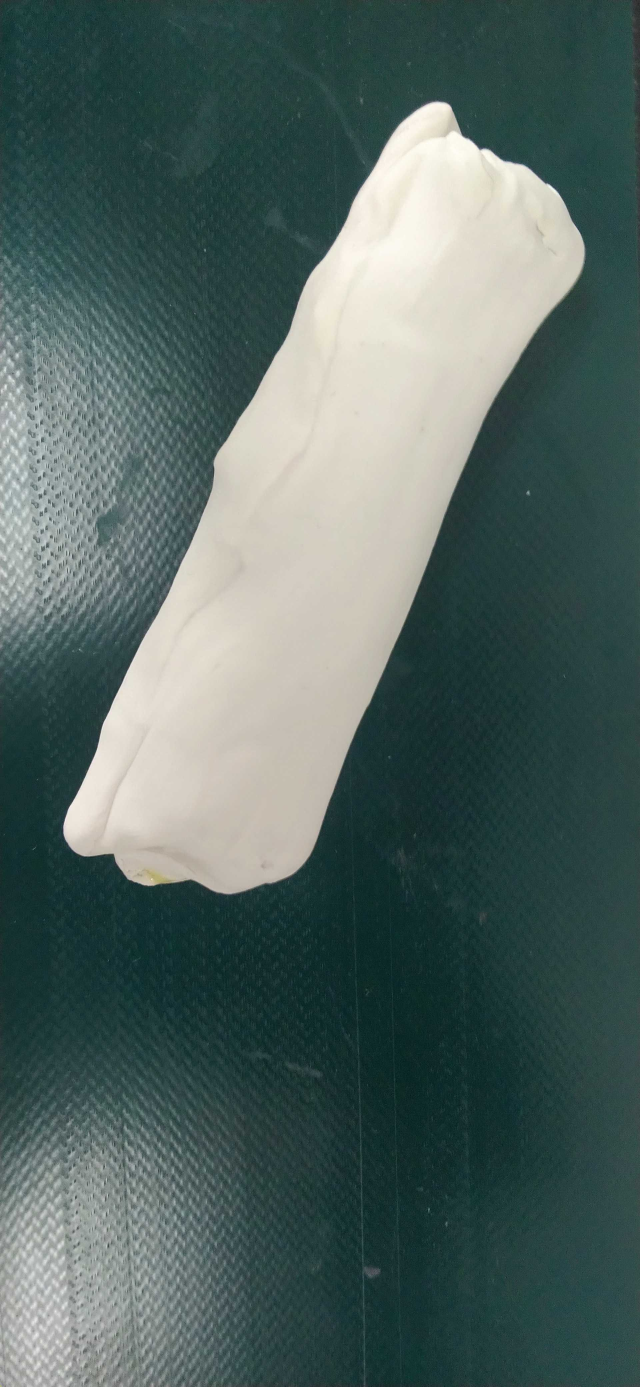
#> input picture img/img_very_clean.jpg, 1920 x 4160 px, found by its file name (shown at 1/3 size)
$ jupyter execute test_detect.ipynb   (shell and % lines are left out)
#> lines starting #> are read from the running program, lines starting #| are printed output that depends on the picture; after the words box and inside, x2 and y2 are one past the last pixel; in counts of white or black regions, pixels touching at a corner belong together
# **Helper**

[cell 1]
import cv2
import numpy as np
import matplotlib.pyplot as plt
from pathlib import Path
import json, time, os
import paho.mqtt.client as mqtt

plt.rcParams["figure.figsize"] = (6, 6)

def show(title, img, cmap=None):
    """Display image via matplotlib; accepts BGR or grayscale."""
    plt.figure()
    plt.title(title)
    if img.ndim == 2:
        plt.imshow(img, cmap=cmap or "gray")
    else:
        plt.imshow(cv2.cvtColor(img, cv2.COLOR_BGR2RGB))
    plt.axis("off")
    plt.show()

# **Config**

[cell 2]
# === User-configurable parameters ===
IMG_PATH = "/home/drasogun/DraSoGun/Work/Fibo/Project/img/img_very_clean.jpg"  # change to your test image

PIXELS_PER_CM = 19.23

# Dough HSV heuristics (white/desaturated + bright)
S_MAX_WHITE = 40
V_MIN_WHITE = 190

# Background hue auto-veto (robust to local background color)
BG_S_MIN = 45
BG_H_BAND = 15

# Area / shape thresholds
MIN_DOUGH_AREA = 1200     # px
MAX_AREA_FRAC = 0.45      # max fraction of image to consider (avoid full-frame blobs)
BOX_FILL_MIN = 0.30       # area/(w*h) minimal (avoid long thin shapes)
MIN_CONTAM_AREA = 60      # contaminant min area px  (increased to avoid tiny texture noise)

# Morphology / processing
KERNEL_SIZE = 5
BH_KERNEL = 9             # black-hat kernel size (odd)
K_SIGMA = 3.0             # threshold t = mu + K_SIGMA * sigma (increased to be more conservative)

# Interior margin (remove border shading/noise)
PIXEL_MARGIN_MIN = 8
MARGIN_FRAC = 0.4         # multiplier of PIXELS_PER_CM for margin_px

# --- NEW: color/intensity checks to reduce false positives ---
DELTA_AB_MIN = 10.0       # Δab threshold; raised to reduce color-noise false positives
DELTA_L_MIN = 18.0        # require this drop in L (interior L - spot L) to accept dark spots on white dough
BH_MEAN_FACTOR = 1.0      # require mean_blackhat >= mu + BH_MEAN_FACTOR * sigma (stricter)
BH_MEAN_MIN = 10.0        # and also >= BH_MEAN_MIN absolute
SOLIDITY_MIN = 0.55       # require area/convex_hull_area >= SOLIDITY_MIN to reject thin/noise

# --- Border and containment tightening ---
BORDER_MARGIN_PX = 12     # pixels from image edge considered as border-touch veto
MIN_INSIDE_RATIO = 0.90   # require at least this fraction of contour area inside safe-zone

# --- Candidate geometry/color constraints (new) ---
CANDIDATE_SOLIDITY_MIN = 0.85   # dough should be fairly solid
MIN_ASPECT_RATIO = 0.35        # min(min(w,h)/max(w,h)) to avoid long thin strips

# Load image
img_path = Path(IMG_PATH)
assert img_path.exists(), f"Image not found: {IMG_PATH}"
img_bgr = cv2.imread(str(img_path), cv2.IMREAD_COLOR)
#> img_bgr is the input picture: shape (4160, 1920, 3); mean B, G, R 97.9, 101.7, 83
assert img_bgr is not None, "Failed to read image"
show("Original", img_bgr)

# **Mask**

[cell 3]
hsv = cv2.cvtColor(img_bgr, cv2.COLOR_BGR2HSV)
H, S, V = cv2.split(hsv)

# 1) Candidate "dough" by low saturation and high value
white_mask = ((S < S_MAX_WHITE) & (V > V_MIN_WHITE)).astype(np.uint8) * 255
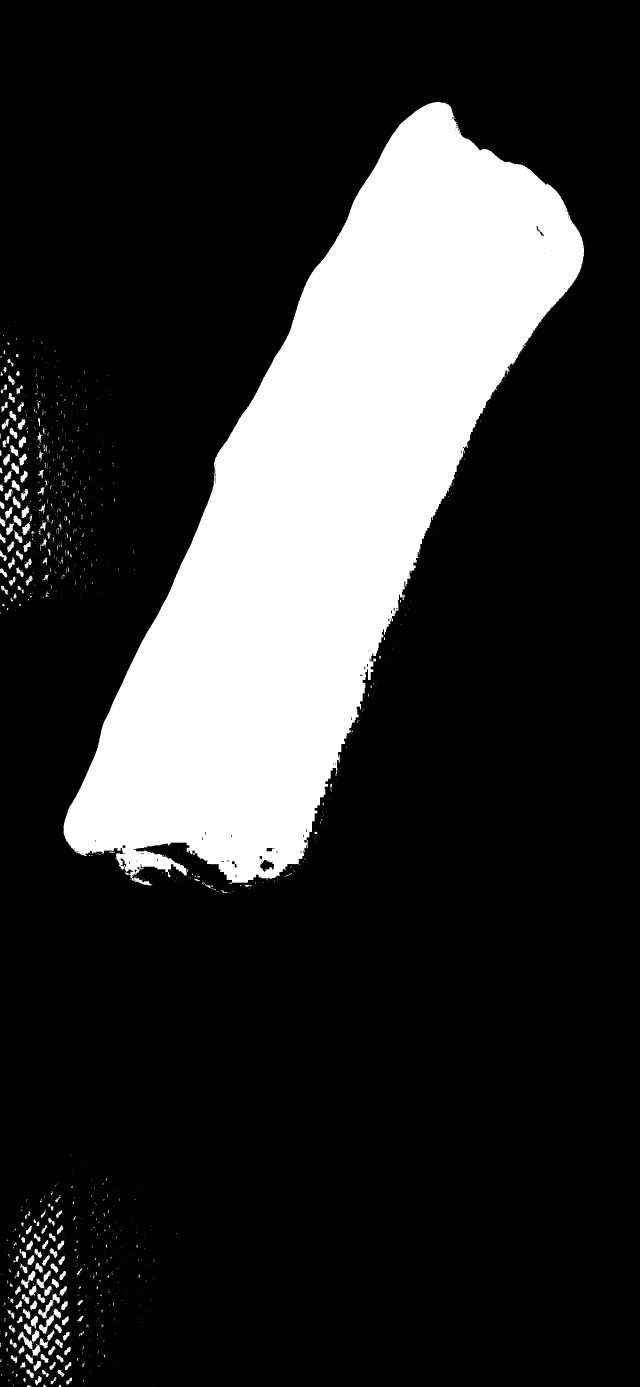
#> white_mask: shape (4160, 1920) (shown at 1/3 size); 19.9% white; 1173 white regions (923 under 20 px), largest, box (x1, y1, x2, y2) and area: (191, 306, 1752, 2656) 1539553, (114, 3880, 180, 3955) 1180, (116, 3944, 162, 4002) 894
show("white_mask (S<V_max & V>V_min)", white_mask, cmap="gray")

# 2) Estimate background hue from image border and veto similar hue
h_img, w_img = white_mask.shape
edge = max(10, int(min(h_img, w_img) * 0.06))
bg_mask = np.zeros_like(white_mask)
bg_mask[:edge, :] = 255
bg_mask[-edge:, :] = 255
bg_mask[:, :edge] = 255
bg_mask[:, -edge:] = 255
bg_mask = cv2.erode(bg_mask, np.ones((9,9), np.uint8))

bg_h_vals = H[(bg_mask > 0) & (S > BG_S_MIN)]
bg_h = int(np.median(bg_h_vals)) if bg_h_vals.size else 0
#> bg_h = 88

# robust circular hue difference
dh = np.abs(H.astype(int) - int(bg_h))
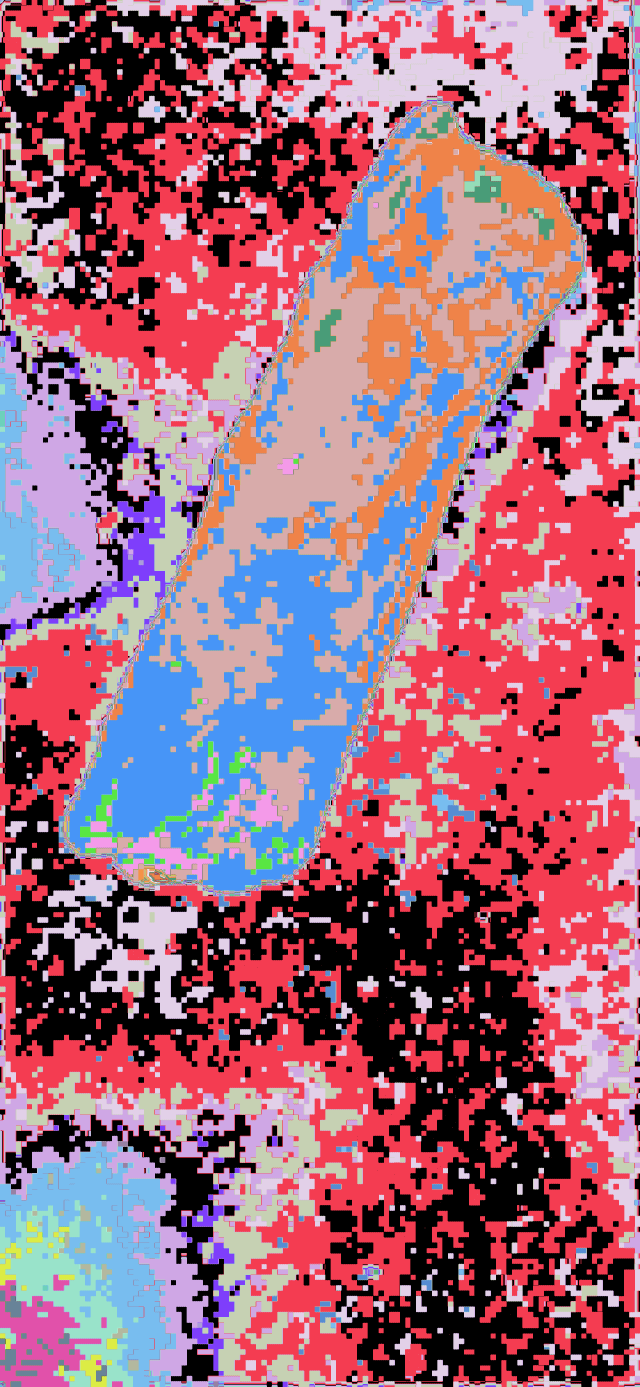
#> dh: shape (4160, 1920) int64 (shown at 1/3 size); 90 distinct labels, from 0 to 90; one colour per label, 0 black
dh = np.minimum(dh, 180 - dh)
bg_color_mask = ((dh <= BG_H_BAND) & (S > BG_S_MIN)).astype(np.uint8) * 255
show(f"bg_color_mask (auto hue ≈ {bg_h})", bg_color_mask, cmap="gray")

# 3) Final dough mask = white mask AND NOT background-color
dough_mask = cv2.bitwise_and(white_mask, cv2.bitwise_not(bg_color_mask))

# 4) Morphological cleanup
kernel = np.ones((KERNEL_SIZE, KERNEL_SIZE), np.uint8)
dough_mask_clean = cv2.morphologyEx(dough_mask, cv2.MORPH_CLOSE, kernel)
dough_mask_clean = cv2.morphologyEx(dough_mask_clean, cv2.MORPH_OPEN, kernel)
show("dough_mask_clean", dough_mask_clean, cmap="gray")

[cell 4]
# Helpers: safe-zone and border checks
def build_safe_zone(shape, margin_px):
    h, w = shape
    sz = np.zeros((h, w), np.uint8)
    cv2.rectangle(sz, (margin_px, margin_px), (w - margin_px - 1, h - margin_px - 1), 255, -1)
    return sz

def touches_image_border_mask(mask_bin, erode_px=2):
    """Return True if the (eroded) mask touches the true image border."""
    k = np.ones((3,3), np.uint8)
    m = cv2.erode(mask_bin, k, iterations=max(0, erode_px))
    h, w = m.shape
    return bool(np.any(m[0,:]) or np.any(m[-1,:]) or np.any(m[:,0]) or np.any(m[:,-1]))

def border_checks_for_contour(contour, mask_shape, margin_px):
    """Return (inside_ratio, touch).
    touch True if contour clearly touches/approaches image border (by mask erosion or bbox proximity).
    inside_ratio is fraction of contour area inside the inner safe-zone (1 - margin).
    """
    h, w = mask_shape
    m = np.zeros(mask_shape, np.uint8)
    cv2.drawContours(m, [contour], -1, 255, -1)

    # direct bbox proximity test: if bounding box meets the outer margin, consider touching
    x, y, bw, bh = cv2.boundingRect(contour)
    touch_by_bbox = (x <= margin_px) or (y <= margin_px) or (x + bw >= w - margin_px) or (y + bh >= h - margin_px)

    # eroded mask test (robust to thin connections): erosion amount scales with margin
    erode_px = max(1, min(6, margin_px // 3))
    touch_by_mask = touches_image_border_mask(m, erode_px=erode_px)

    safe = build_safe_zone(mask_shape, margin_px)
    inside = cv2.bitwise_and(m, safe)
    area_all = cv2.countNonZero(m) + 1e-6
    inside_ratio = cv2.countNonZero(inside) / area_all

    touch = bool(touch_by_mask or touch_by_bbox)
    return inside_ratio, touch

# **Find candidate dough**

[cell 5]
h_img, w_img = dough_mask_clean.shape
img_area = h_img * w_img
contours, _ = cv2.findContours(dough_mask_clean, cv2.RETR_EXTERNAL, cv2.CHAIN_APPROX_SIMPLE)
#> contours = 197 contours, 7 with area under 20; largest, box (x1, y1, x2, y2) and area: (191, 306, 1752, 2656) 1539493, (54, 3992, 118, 4047) 1258, (117, 3926, 183, 4001) 1258, (115, 3882, 179, 3955) 1103, (96, 4014, 144, 4067) 880

found_dough = False
c_dough = None
reason = "no contour"
chosen_reason = reason
best_score = -1.0

for c in contours:
    area = cv2.contourArea(c)
    if area < MIN_DOUGH_AREA:
        reason = "too small"; continue
    if area > MAX_AREA_FRAC * img_area:
        reason = "too large"; continue
    x, y, w, h = cv2.boundingRect(c)
    box_fill = area / (w * h + 1e-6)
    if box_fill < BOX_FILL_MIN:
        reason = f"box_fill low ({box_fill:.2f})"; continue

    # stricter containment / border checks
    inside_ratio, touch = border_checks_for_contour(c, dough_mask_clean.shape, BORDER_MARGIN_PX)
    if touch:
        reason = f"touches border (bbox/mask)"; continue
    if inside_ratio < MIN_INSIDE_RATIO:
        reason = f"inside_ratio low ({inside_ratio:.2f})"; continue

    # ensure candidate is desaturated & bright as expected for dough
    mask_c = np.zeros_like(dough_mask_clean, dtype=np.uint8)
    cv2.drawContours(mask_c, [c], -1, 255, thickness=cv2.FILLED)
    cnt_pixels = np.count_nonzero(mask_c)
    if cnt_pixels == 0:
        reason = "empty mask"; continue
    mean_S = float(np.mean(S[mask_c > 0]))
    mean_V = float(np.mean(V[mask_c > 0]))
    if not (mean_S <= S_MAX_WHITE and mean_V >= V_MIN_WHITE):
        reason = f"color mismatch (S={mean_S:.1f},V={mean_V:.1f})"; continue

    # geometric checks: avoid long thin strips and require high solidity for dough
    aspect = min(w, h) / (max(w, h) + 1e-6)
    hull = cv2.convexHull(c)
    hull_area = cv2.contourArea(hull) + 1e-6
    solidity = area / hull_area
    if aspect < MIN_ASPECT_RATIO:
        reason = f"aspect low ({aspect:.2f})"; continue
    if solidity < CANDIDATE_SOLIDITY_MIN:
        reason = f"solidity low ({solidity:.2f})"; continue

    # Veto if candidate's color/hue matches estimated background (likely a bright background strip)
    mean_H = float(np.mean(H[mask_c > 0]))
    dhc = abs(int(mean_H) - int(bg_h))
    dhc = min(dhc, 180 - dhc)
    if (mean_S > BG_S_MIN) and (dhc <= BG_H_BAND):
        reason = f"bg hue match (dh={dhc:.0f}, mean_S={mean_S:.0f})"; continue

    # score by area (prefer largest eligible contour)
    score = area
    if score > best_score:
        best_score = score
        c_dough = c
        found_dough = True
        chosen_reason = "ok"
#> this loop made 197 passes
#> (area, box_fill, bw in border_checks_for_contour, bh in border_checks_for_contour) on pass 30: (1258.5, 0.358, 64, 55)
#> after the loop, best_score = 1539493; c_dough = contour of 3076 points, box (x1, y1, x2, y2) (191, 306, 1752, 2656), area 1539493; chosen_reason = 'ok'; found_dough = True

# Visualize final choice and report chosen_reason (avoid overwritten reason from later skips)
vis = img_bgr.copy()
if found_dough and c_dough is not None:
    x, y, w, h = cv2.boundingRect(c_dough)
#> x = 191; y = 306; w = 1561; h = 2350
    cv2.drawContours(vis, [c_dough], -1, (0,255,0), 2)
    cv2.rectangle(vis, (x,y), (x+w,y+h), (255,0,0), 1)
    cv2.putText(vis, f"area={cv2.contourArea(c_dough):.0f}", (x, max(20,y-10)), cv2.FONT_HERSHEY_SIMPLEX, 0.6, (0,200,0), 2)
    reason_to_print = chosen_reason
#> reason_to_print = 'ok'
else:
    reason_to_print = reason
    cv2.putText(vis, f"NO DOUGH ({reason_to_print})", (20, 30), cv2.FONT_HERSHEY_SIMPLEX, 0.8, (0,0,255), 2)

show("Dough candidate", vis)
print("found_dough:", int(found_dough), "reason:", reason_to_print)
#| found_dough: 1 reason: ok

# **Interior (distance transform) and black-hat**

[cell 6]
if not found_dough:
    raise SystemExit("No suitable dough found. Adjust thresholds or use a different image.")

filled = np.zeros_like(dough_mask_clean)
cv2.drawContours(filled, [c_dough], -1, 255, thickness=cv2.FILLED)

margin_px = max(PIXEL_MARGIN_MIN, int(MARGIN_FRAC * PIXELS_PER_CM))
dist = cv2.distanceTransform(filled, cv2.DIST_L2, 3)
interior = np.uint8((dist > margin_px) * 255)

lab = cv2.cvtColor(img_bgr, cv2.COLOR_BGR2LAB)
L = lab[:, :, 0]
L_blur = cv2.GaussianBlur(L, (5,5), 0)
kernel_bh = cv2.getStructuringElement(cv2.MORPH_ELLIPSE, (BH_KERNEL, BH_KERNEL))
blackhat = cv2.morphologyEx(L_blur, cv2.MORPH_BLACKHAT, kernel_bh)
bh_in = cv2.bitwise_and(blackhat, blackhat, mask=interior)

# --- compute robust reference in ab-plane from interior (used to check spot color difference) ---
lab_ab = lab[..., 1:3].astype(np.float32)
mask_core = (interior > 0)
if np.count_nonzero(mask_core) > 0:
    ref_ab = np.median(lab_ab[mask_core], axis=0)
#> ref_ab = [128, 135]
    ref_L = float(np.median(L[mask_core]))
#> ref_L = 215
else:
    ref_ab = np.array([0.0, 0.0], dtype=np.float32)
    ref_L = 128.0

show("filled", filled, cmap="gray")
show(f"interior (dist > {margin_px})", interior, cmap="gray")
show("blackhat", blackhat, cmap="gray")
show("blackhat inside", bh_in, cmap="gray")
print("ref_ab (median a,b in interior):", ref_ab, "ref_L:", ref_L)
#| ref_ab (median a,b in interior): [128. 135.] ref_L: 215.0

# **Threshold and cleanup**

[cell 7]
vals = bh_in[interior > 0]
mu, sigma = (float(vals.mean()), float(vals.std())) if vals.size > 0 else (0.0, 0.0)
#> mu = 0.151; sigma = 0.484
t = mu + K_SIGMA * sigma
#> t = 1.6
_, spots_raw = cv2.threshold(bh_in, t, 255, cv2.THRESH_BINARY)
spots = cv2.morphologyEx(spots_raw, cv2.MORPH_OPEN, np.ones((3,3), np.uint8), iterations=1)
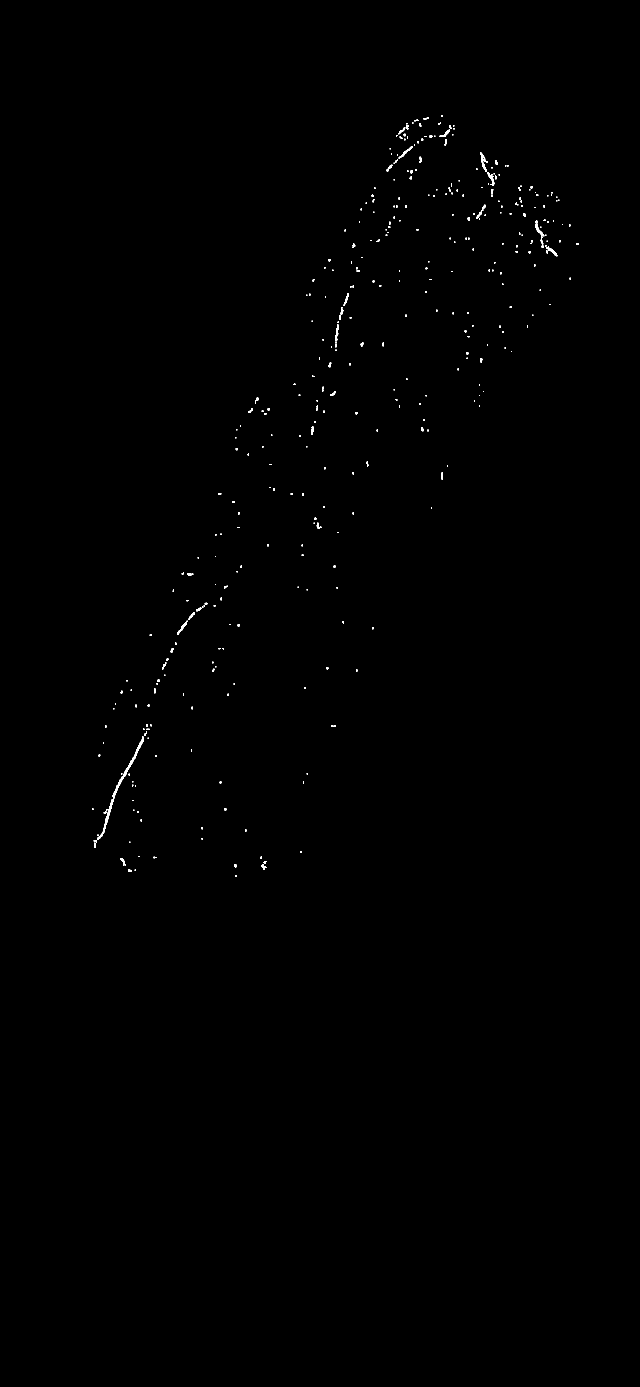
#> spots: shape (4160, 1920) (shown at 1/3 size); 0.19% white; 404 white regions (196 under 20 px), largest, box (x1, y1, x2, y2) and area: (281, 2209, 431, 2527) 2121, (1440, 458, 1485, 557) 649, (1605, 671, 1633, 715) 340
spots = cv2.morphologyEx(spots, cv2.MORPH_CLOSE, np.ones((5,5), np.uint8), iterations=1)
print(f"mu={mu:.2f}, sigma={sigma:.2f}, t={t:.2f}")
#| mu=0.15, sigma=0.48, t=1.60
show("spots_raw", spots_raw, cmap="gray")
show("spots cleaned", spots, cmap="gray")

# **Find contaminants**

[cell 8]
contours_contam, _ = cv2.findContours(spots, cv2.RETR_EXTERNAL, cv2.CHAIN_APPROX_SIMPLE)
#> contours_contam = 346 contours, 237 with area under 20; largest, box (x1, y1, x2, y2) and area: (281, 2209, 431, 2544) 2016, (1605, 660, 1672, 769) 761, (1440, 458, 1485, 557) 676, (1005, 965, 1017, 1042) 276, (1196, 439, 1239, 476) 232
out = img_bgr.copy()
contaminant_status = 0

# For per-spot checks we use lab_ab, ref_ab, L, ref_L, and bh_in computed earlier
for cc in contours_contam:
    area = cv2.contourArea(cc)
    if area < MIN_CONTAM_AREA:
        continue
    x, y, w, h = cv2.boundingRect(cc)
    per = cv2.arcLength(cc, True) + 1e-6
    circ = 4 * np.pi * area / (per * per)
    extent = area / (w * h + 1e-6)

    # center for interior-distance check
    cx, cy = np.mean(cc.reshape(-1, 2), axis=0).astype(int)
    if dist[cy, cx] < margin_px:
        continue

    # shape-based rejection (long thin lines / small round noise)
    # reject obviously thin/low-circularity noise
    if extent < 0.12 and circ < 0.18:
        continue

    # solidity check (area / convex-hull-area) to remove spiky thin artifacts
    hull = cv2.convexHull(cc)
    hull_area = cv2.contourArea(hull) + 1e-6
    solidity = area / hull_area
    if solidity < SOLIDITY_MIN:
        continue

    # --- per-spot color check (Δab) and new ΔL check ---
    mask_c = np.zeros_like(spots, dtype=np.uint8)
    cv2.drawContours(mask_c, [cc], -1, 255, thickness=cv2.FILLED)
    spot_pixels = (mask_c > 0)
    if np.count_nonzero(spot_pixels) == 0:
        continue
    mean_ab_spot = np.mean(lab_ab[spot_pixels], axis=0)
    delta_ab = float(np.linalg.norm(mean_ab_spot - ref_ab))
    mean_L_spot = float(np.mean(L[spot_pixels]))
    delta_L = float(ref_L - mean_L_spot)  # positive when spot is darker than interior

    # --- compute intensity + combined decision ---
    mean_dark = float(cv2.mean(bh_in, mask=mask_c)[0])
    intensity_threshold = max(BH_MEAN_MIN, mu + BH_MEAN_FACTOR * sigma)

    # Build 3-cue decision: color (Δab), lightness drop (ΔL), dark intensity (bh)
    cues = 0
    if delta_ab >= DELTA_AB_MIN:
        cues += 1
    if delta_L >= DELTA_L_MIN:
        cues += 1
    if mean_dark >= intensity_threshold:
        cues += 1

    # require at least two strong cues to reduce single-cue false positives
    if cues < 2:
        continue

    # Passed all checks → mark contaminant
    contaminant_status = 1
    cv2.rectangle(out, (x,y), (x+w, y+h), (0,0,255), 2)
    cv2.putText(out, f"Contaminant (Δab={delta_ab:.1f}, ΔL={delta_L:.1f}, dark={mean_dark:.1f}, sol={solidity:.2f})", (x, y-8), cv2.FONT_HERSHEY_SIMPLEX, 0.5, (0,0,255), 2)
    break
#> this loop made 346 passes
#> (area, x, y, w, h, per, circ, extent) on passes 5 to 6: (141, 785, 2583, 14, 27, 82.63, 0.26, 0.373), (125.5, 361, 2575, 17, 22, 65.21, 0.371, 0.336)

cv2.drawContours(out, [c_dough], -1, (0,255,0), 2)
x_b, y_b, w_b, h_b = cv2.boundingRect(c_dough)
#> x_b = 191; y_b = 306; w_b = 1561; h_b = 2350
msg = f"Contaminant: {contaminant_status}"
cv2.putText(out, msg, (x_b, y_b-10), cv2.FONT_HERSHEY_SIMPLEX, 0.7, (0,0,255) if contaminant_status else (0,180,0), 2)
show("Final result", out)
print("contaminant_status:", contaminant_status)
